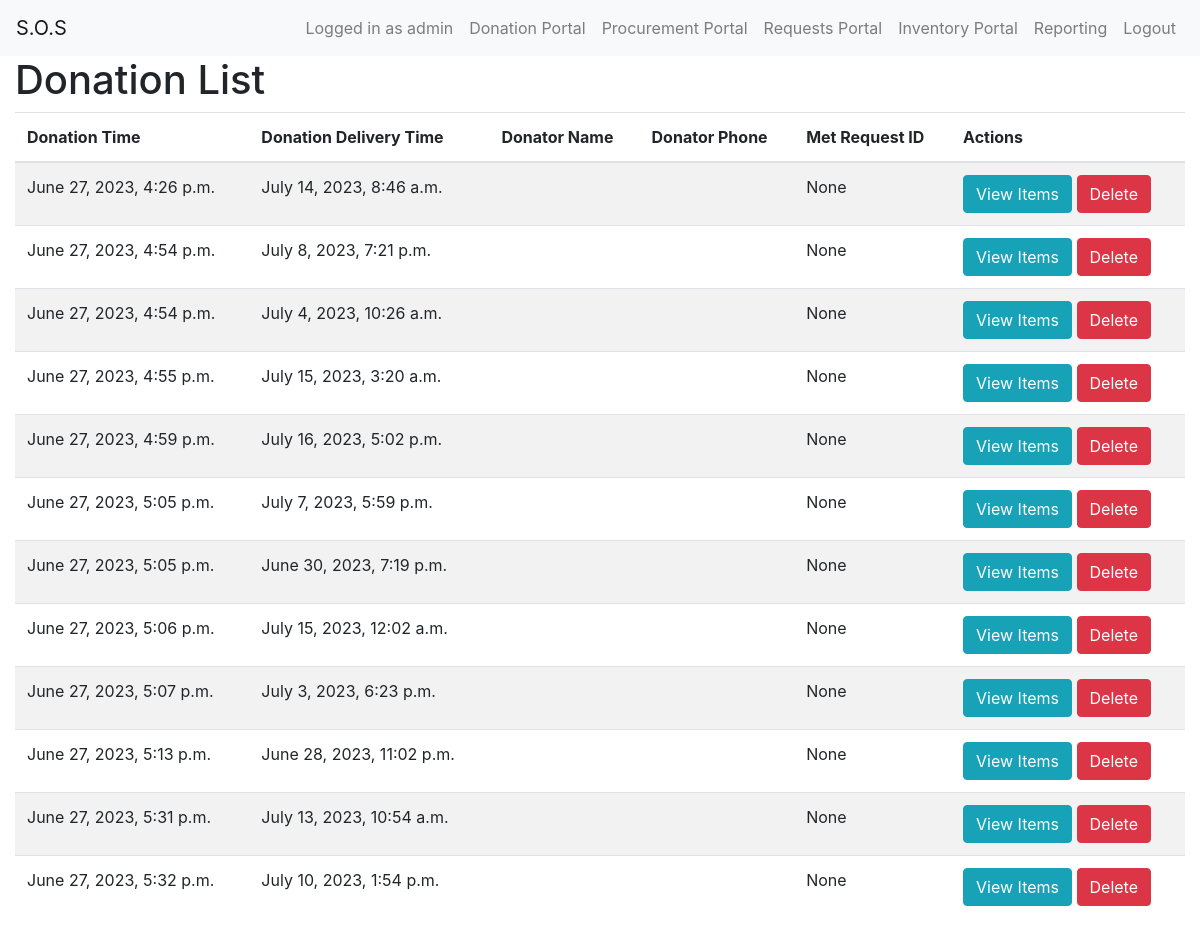
Page /donation_admin/ (signed in) on the committed database.
### myapp/models.py (models this page shows, shortened)
class Donation(models.Model):
    DonationTime = models.DateTimeField()
    DonationDeliveryTime = models.DateTimeField()
    RequestID = models.IntegerField(null=True)
    Donator_DonatorID = models.ForeignKey(Donator, on_delete=models.CASCADE)
    Request_RequestID = models.ForeignKey(Request, on_delete=models.CASCADE, null=True)

### myapp/views.py (the view)
# urls.py: path('donation_admin/', views.donation_admin, name='donation_admin'),
def donation_admin(request):
    donations = Donation.objects.all()
    return render(request, 'donation_admin.html', {'donations': donations})

### myapp/templates/donation_admin.html (shortened to what this page needs)
<!DOCTYPE html>
<html>
<head>
  <link rel="stylesheet" href="https://stackpath.bootstrapcdn.com/bootstrap/4.3.1/css/bootstrap.min.css">
</head>
<body>
  {% include 'navbar.html' %}
  <div class="container">
    <h1>Donation List</h1>
    <div class="scrollable-table">
      <table class="table table-striped">
        <thead>
          <tr>
            <th>Donation Time</th>
            <th>Donation Delivery Time</th>
            <th>Donator Name</th>
            <th>Donator Phone</th>
            <th>Met Request ID</th>
            <th>Actions</th>
          </tr>
        </thead>
        <tbody>
          {% for donation in donations %}
            <tr>
              <td>{{ donation.DonationTime }}</td>
              <td>{{ donation.DonationDeliveryTime }}</td>
              <td>{{ donation.Donator_DonatorID.name }}</td>
              <td>{{ donation.Donator_DonatorID.phone }}</td>
              <td>{{ donation.RequestID }}</td>
              <td>
                  <button class="btn btn-info" onclick="showDonatedItems('{{ donation.id }}')">View Items</button>
                  <button class="btn btn-danger" onclick="deleteDonation({{ donation.pk }})">Delete</button>
              </td>
            </tr>
          {% endfor %}
        </tbody>
      </table>
    </div>
  </div>
</body>
</html>

### myapp/templates/navbar.html (shortened to what this page needs)
<nav class="navbar navbar-expand-lg navbar-light bg-light">
  <a class="navbar-brand" href="{% url 'main' %}">S.O.S</a>
  <div class="collapse navbar-collapse" id="navbarNav">
    <ul class="navbar-nav ml-auto">
      {% if user.is_authenticated %}
        <li class="nav-item">
                    <span class="nav-link">Logged in as {{ user.username}}</span>
        </li>
          {% if user.is_staff %}
              <li class="nav-item">
              <a class="nav-link" href="{% url 'donation_admin' %}">Donation Portal</a>
            </li>
              <li class="nav-item">
              <a class="nav-link" href="{% url 'procurement_admin' %}">Procurement Portal</a>
            </li>
              <li class="nav-item">
              <a class="nav-link" href="{% url 'request_admin' %}">Requests Portal</a>
            </li>
              <li class="nav-item">
              <a class="nav-link" href="{% url 'inventory_admin' %}">Inventory Portal</a>
            </li>
              <li class="nav-item">
              <a class="nav-link" href="{% url 'reporting_admin' %}">Reporting</a>
            </li>
            <li class="nav-item">
              <a class="nav-link logout-link" href="{% url 'logout' %}">Logout</a>
            </li>
          {% endif %}
      {% endif %}
    </ul>
  </div>
</nav>

### myapp/templates/donation_admin.html (style rules this page uses)
.scrollable-table { max-height: 800px; overflow-y: auto; }
.container { max-width: 1200px; }

### rows in the picture
Donation: DonationTime "June 27, 2023, 4:26 p.m.", DonationDeliveryTime "July 14, 2023, 8:46 a.m.", RequestID "None"
Donation: DonationTime "June 27, 2023, 4:54 p.m.", DonationDeliveryTime "July 8, 2023, 7:21 p.m.", RequestID "None"
Donation: DonationTime "June 27, 2023, 4:54 p.m.", DonationDeliveryTime "July 4, 2023, 10:26 a.m.", RequestID "None"
Donation: DonationTime "June 27, 2023, 4:55 p.m.", DonationDeliveryTime "July 15, 2023, 3:20 a.m.", RequestID "None"
Donation: DonationTime "June 27, 2023, 4:59 p.m.", DonationDeliveryTime "July 16, 2023, 5:02 p.m.", RequestID "None"
Donation: DonationTime "June 27, 2023, 5:05 p.m.", DonationDeliveryTime "July 7, 2023, 5:59 p.m.", RequestID "None"
Donation: DonationTime "June 27, 2023, 5:05 p.m.", DonationDeliveryTime "June 30, 2023, 7:19 p.m.", RequestID "None"
Donation: DonationTime "June 27, 2023, 5:06 p.m.", DonationDeliveryTime "July 15, 2023, 12:02 a.m.", RequestID "None"
Donation: DonationTime "June 27, 2023, 5:07 p.m.", DonationDeliveryTime "July 3, 2023, 6:23 p.m.", RequestID "None"
Donation: DonationTime "June 27, 2023, 5:13 p.m.", DonationDeliveryTime "June 28, 2023, 11:02 p.m.", RequestID "None"
Donation: DonationTime "June 27, 2023, 5:31 p.m.", DonationDeliveryTime "July 13, 2023, 10:54 a.m.", RequestID "None"
Donation: DonationTime "June 27, 2023, 5:32 p.m.", DonationDeliveryTime "July 10, 2023, 1:54 p.m.", RequestID "None"

### other values in the picture
{{ user.username }} "admin"
